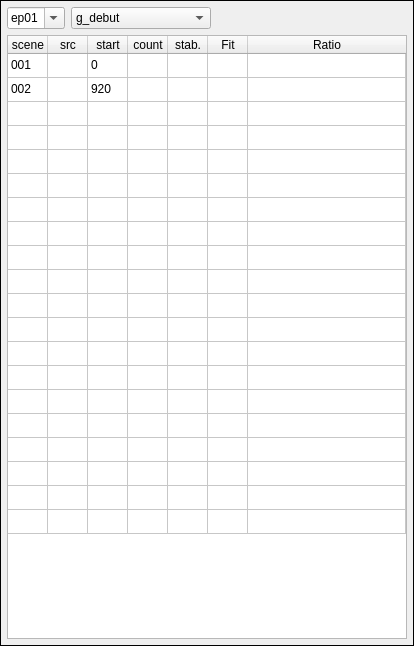
<?xml version="1.0" encoding="UTF-8"?>
<ui version="4.0">
 <class>SelectionWidget</class>
 <widget class="QWidget" name="SelectionWidget">
  <property name="geometry">
   <rect>
    <x>0</x>
    <y>0</y>
    <width>400</width>
    <height>646</height>
   </rect>
  </property>
  <property name="maximumSize">
   <size>
    <width>400</width>
    <height>16777215</height>
   </size>
  </property>
  <property name="windowTitle">
   <string>Form</string>
  </property>
  <layout class="QVBoxLayout" name="verticalLayout_2">
   <property name="leftMargin">
    <number>0</number>
   </property>
   <property name="topMargin">
    <number>0</number>
   </property>
   <property name="rightMargin">
    <number>0</number>
   </property>
   <property name="bottomMargin">
    <number>0</number>
   </property>
   <item>
    <widget class="QFrame" name="frame">
     <property name="frameShape">
      <enum>QFrame::Shape::Panel</enum>
     </property>
     <property name="frameShadow">
      <enum>QFrame::Shadow::Plain</enum>
     </property>
     <layout class="QVBoxLayout" name="verticalLayout">
      <property name="spacing">
       <number>6</number>
      </property>
      <property name="leftMargin">
       <number>6</number>
      </property>
      <property name="topMargin">
       <number>6</number>
      </property>
      <property name="rightMargin">
       <number>6</number>
      </property>
      <property name="bottomMargin">
       <number>6</number>
      </property>
      <item>
       <layout class="QHBoxLayout" name="horizontalLayout">
        <property name="bottomMargin">
         <number>0</number>
        </property>
        <item>
         <widget class="QComboBox" name="comboBox_episode">
          <property name="sizePolicy">
           <sizepolicy hsizetype="Maximum" vsizetype="Fixed">
            <horstretch>0</horstretch>
            <verstretch>0</verstretch>
           </sizepolicy>
          </property>
          <property name="minimumSize">
           <size>
            <width>50</width>
            <height>0</height>
           </size>
          </property>
          <property name="editable">
           <bool>true</bool>
          </property>
          <item>
           <property name="text">
            <string>ep01</string>
           </property>
          </item>
          <item>
           <property name="text">
            <string>ep02</string>
           </property>
          </item>
         </widget>
        </item>
        <item>
         <widget class="QComboBox" name="comboBox_part">
          <property name="sizePolicy">
           <sizepolicy hsizetype="Preferred" vsizetype="Fixed">
            <horstretch>0</horstretch>
            <verstretch>0</verstretch>
           </sizepolicy>
          </property>
          <property name="minimumSize">
           <size>
            <width>140</width>
            <height>0</height>
           </size>
          </property>
          <property name="maximumSize">
           <size>
            <width>140</width>
            <height>16777215</height>
           </size>
          </property>
          <item>
           <property name="text">
            <string>g_debut</string>
           </property>
          </item>
          <item>
           <property name="text">
            <string>precedemment</string>
           </property>
          </item>
          <item>
           <property name="text">
            <string>episode</string>
           </property>
          </item>
          <item>
           <property name="text">
            <string>g_asuivre</string>
           </property>
          </item>
          <item>
           <property name="text">
            <string>asuivre</string>
           </property>
          </item>
          <item>
           <property name="text">
            <string>g_doc</string>
           </property>
          </item>
          <item>
           <property name="text">
            <string>doc</string>
           </property>
          </item>
          <item>
           <property name="text">
            <string>g_fin</string>
           </property>
          </item>
         </widget>
        </item>
        <item>
         <spacer name="horizontalSpacer">
          <property name="orientation">
           <enum>Qt::Orientation::Horizontal</enum>
          </property>
          <property name="sizeHint" stdset="0">
           <size>
            <width>40</width>
            <height>20</height>
           </size>
          </property>
         </spacer>
        </item>
        <item>
         <widget class="QPushButton" name="pushButton_save">
          <property name="sizePolicy">
           <sizepolicy hsizetype="Maximum" vsizetype="Maximum">
            <horstretch>0</horstretch>
            <verstretch>0</verstretch>
           </sizepolicy>
          </property>
          <property name="text">
           <string/>
          </property>
          <property name="icon">
           <iconset>
            <normaloff>../../icons/grey/save.svg</normaloff>
            <normalon>../../icons/purple/save.svg</normalon>../../icons/grey/save.svg</iconset>
          </property>
          <property name="checkable">
           <bool>false</bool>
          </property>
          <property name="flat">
           <bool>true</bool>
          </property>
         </widget>
        </item>
       </layout>
      </item>
      <item>
       <widget class="QTableWidget" name="tableWidget_scenes">
        <property name="sizePolicy">
         <sizepolicy hsizetype="MinimumExpanding" vsizetype="Expanding">
          <horstretch>0</horstretch>
          <verstretch>0</verstretch>
         </sizepolicy>
        </property>
        <property name="minimumSize">
         <size>
          <width>0</width>
          <height>600</height>
         </size>
        </property>
        <property name="frameShape">
         <enum>QFrame::Shape::StyledPanel</enum>
        </property>
        <property name="frameShadow">
         <enum>QFrame::Shadow::Sunken</enum>
        </property>
        <property name="horizontalScrollBarPolicy">
         <enum>Qt::ScrollBarPolicy::ScrollBarAsNeeded</enum>
        </property>
        <property name="sizeAdjustPolicy">
         <enum>QAbstractScrollArea::SizeAdjustPolicy::AdjustToContentsOnFirstShow</enum>
        </property>
        <property name="editTriggers">
         <set>QAbstractItemView::EditTrigger::SelectedClicked</set>
        </property>
        <property name="showDropIndicator" stdset="0">
         <bool>false</bool>
        </property>
        <property name="dragDropOverwriteMode">
         <bool>false</bool>
        </property>
        <property name="selectionMode">
         <enum>QAbstractItemView::SelectionMode::ContiguousSelection</enum>
        </property>
        <property name="selectionBehavior">
         <enum>QAbstractItemView::SelectionBehavior::SelectRows</enum>
        </property>
        <property name="showGrid">
         <bool>true</bool>
        </property>
        <property name="wordWrap">
         <bool>false</bool>
        </property>
        <property name="cornerButtonEnabled">
         <bool>false</bool>
        </property>
        <property name="rowCount">
         <number>20</number>
        </property>
        <property name="columnCount">
         <number>7</number>
        </property>
        <attribute name="horizontalHeaderVisible">
         <bool>true</bool>
        </attribute>
        <attribute name="horizontalHeaderMinimumSectionSize">
         <number>28</number>
        </attribute>
        <attribute name="horizontalHeaderDefaultSectionSize">
         <number>40</number>
        </attribute>
        <attribute name="horizontalHeaderStretchLastSection">
         <bool>true</bool>
        </attribute>
        <attribute name="verticalHeaderVisible">
         <bool>false</bool>
        </attribute>
        <attribute name="verticalHeaderMinimumSectionSize">
         <number>24</number>
        </attribute>
        <attribute name="verticalHeaderDefaultSectionSize">
         <number>24</number>
        </attribute>
        <attribute name="verticalHeaderHighlightSections">
         <bool>true</bool>
        </attribute>
        <attribute name="verticalHeaderShowSortIndicator" stdset="0">
         <bool>false</bool>
        </attribute>
        <attribute name="verticalHeaderStretchLastSection">
         <bool>false</bool>
        </attribute>
        <row>
         <property name="text">
          <string>001</string>
         </property>
        </row>
        <row>
         <property name="text">
          <string>002</string>
         </property>
        </row>
        <row/>
        <row/>
        <row/>
        <row/>
        <row/>
        <row/>
        <row/>
        <row/>
        <row/>
        <row/>
        <row/>
        <row/>
        <row/>
        <row/>
        <row/>
        <row/>
        <row/>
        <row/>
        <column>
         <property name="text">
          <string>scene</string>
         </property>
        </column>
        <column>
         <property name="text">
          <string>src</string>
         </property>
        </column>
        <column>
         <property name="text">
          <string>start</string>
         </property>
        </column>
        <column>
         <property name="text">
          <string>count</string>
         </property>
        </column>
        <column>
         <property name="text">
          <string>stab.</string>
         </property>
        </column>
        <column>
         <property name="text">
          <string>Fit</string>
         </property>
        </column>
        <column>
         <property name="text">
          <string>Ratio</string>
         </property>
        </column>
        <item row="0" column="0">
         <property name="text">
          <string>001</string>
         </property>
         <property name="flags">
          <set>ItemIsSelectable|ItemIsEnabled</set>
         </property>
        </item>
        <item row="0" column="2">
         <property name="text">
          <string>0</string>
         </property>
        </item>
        <item row="1" column="0">
         <property name="text">
          <string>002</string>
         </property>
        </item>
        <item row="1" column="2">
         <property name="text">
          <string>920</string>
         </property>
        </item>
       </widget>
      </item>
     </layout>
    </widget>
   </item>
  </layout>
 </widget>
 <resources/>
 <connections/>
</ui>
